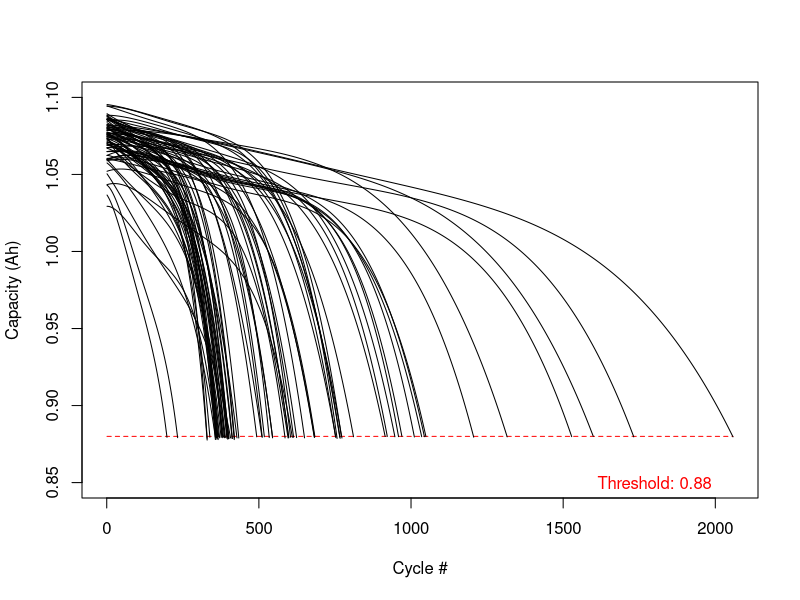
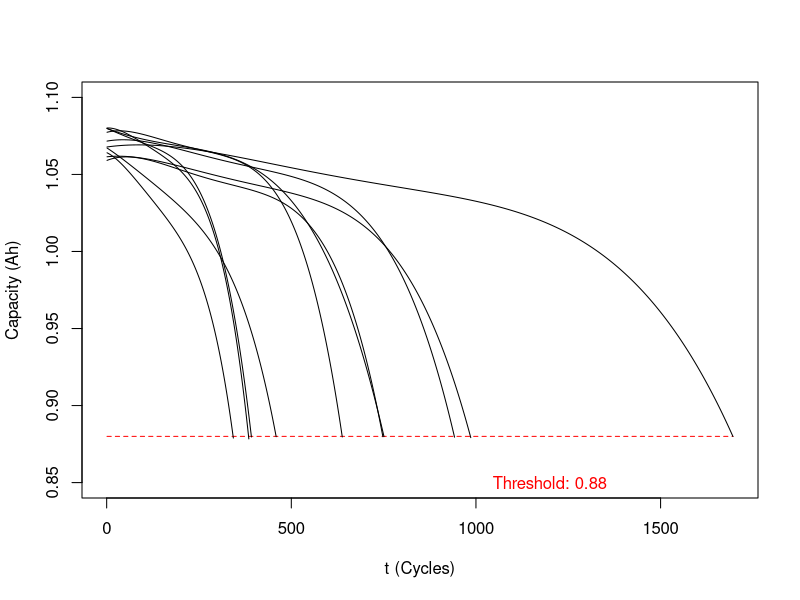

The R source for these figures, in order: (Note: a time limit stopped this script after it produced the figures.)
library("readxl")
library("boot")

#Obtain and plot the data in its most basic form
Data=read.csv("Battery_train.csv")
x=seq(1,2058)
y=rep(0.88,2058)
plot(x,y,type='l',lty=2, col='red',ylim=c(0.85,1.1),xlab='Cycle #', ylab='Capacity (Ah)')
text(1800,0.85,'Threshold: 0.88',col="red")
for (i in seq(2,80)){
  lines(x,Data[[i]])
  
}

#For each battery, calculate the total amount of cycles it has (usefull for calculating RUL)
TotalCycles=c()
for(i in seq(2,80)){
  for(j in seq(1,2059)){
    if(is.na(Data[[i]][j])){
      TotalCycles=append(TotalCycles,j-1)
      break
    }
  }
  
}




#Transforming the data in capacity and RUL, and putting it all in 1 big list, no longer seperated by battery
TransformedData=c()
TransformedData$Capacity=c()
TransformedData$RUL     =c()
for (i in seq(2,80)){
  TransformedData$Capacity=append(TransformedData$Capacity,Data[[i]])
  TransformedData$RUL=append(TransformedData$RUL,append(seq(TotalCycles[i-1],1),rep(0,2058-TotalCycles[i-1])))
}



#Function which takes in an N, performs an nth order regression based on the log of the RUL, then returns the coefficients of the polynomial 
NthRegression=function(n,SM=FALSE){
  my.lm=lm(log(TransformedData$RUL+1) ~ poly(TransformedData$Capacity, n, raw = TRUE))
  sm=summary(my.lm)
  
  PlotData()
  x=seq(from=0.8,to=1.1,by=0.001)
  y=rep(my.lm$coefficients[[1]],length(x))
  for (i in seq(2,n+1)){
    if (is.na(my.lm$coefficients[[i]])==FALSE){
      y=y + my.lm$coefficients[[i]]*x**(i-1)
    }}
  y=exp(y)-1
  
  lines(x,y ,col='red', lwd=2.5)
  
  if (SM==TRUE){
    print(sm)
  }
  return(my.lm$coefficients)
  
  
}

#fileBlaBla=file("output.txt")
#write('',fileBlaBla)

#for (i in seq(1,100)){


#  write(NthRegression(i,FALSE),"output.txt",sep='\n',append=TRUE)
#}








#Test data
Data2=read.csv("Battery_test.csv")
x=seq(1,1696)
y=rep(0.88,1696)
plot(x,y,type='l',lty=2,col='red',ylim=c(0.85,1.1),xlab="t (Cycles)", ylab="Capacity (Ah)")
text(1200,0.85,"Threshold: 0.88", col='red')
for(i in seq(2,11)){
  lines(x,Data2[[i]])
}

#Transforming the test data!
TotalCycles2=c()
for(i in seq(2,11)){
  for(j in seq(1,1697)){
    if(is.na(Data2[[i]][j])){
      TotalCycles2=append(TotalCycles2,j-1)
      break
    }
  }
}


#Some convenient functions to quickly make plots of data

PlotData=function(){
  plot(Data[[2]],seq(2058,1),type='l', xlab='Capacity (Ah)',ylab="RUL (Cycles)",xlim=c(0.86999,1.1))
  for(i in seq(3,80)){
    lines(Data[[i]],append(seq(TotalCycles[i-1],1),rep(0,2058-TotalCycles[i-1])))
  }
}
PlotLogData=function(){
  plot(Data[[2]],log(seq(2058,1)+1),type='l', xlab='Capacity (Ah)',ylab="Log(RUL (Cycles)+1)",xlim=c(0.86999,1.1))
  for(i in seq(3,80)){
    lines(Data[[i]],log(append(seq(TotalCycles[i-1],1),rep(0,2058-TotalCycles[i-1]))+1))
  }
}

PlotData2=function(){
  plot(Data2[[11]],seq(1696,1),type='l', xlab='Capacity (Ah)',ylab="Log(RUL (Cycles)+1)",xlim=c(0.86999,1.1))
  for(i in seq(2,10)){
    lines(Data2[[i]],append(seq(TotalCycles2[i-1],1),rep(0,1696-TotalCycles2[i-1])))
  }
}
PlotLogData2=function(){
  plot(Data2[[11]],log(seq(1696,1)+1),type='l', xlab='Capacity (Ah)',ylab="RUL (Cycles)",xlim=c(0.86999,1.1))
  for(i in seq(2,10)){
    lines(Data2[[i]],log(append(seq(TotalCycles2[i-1],1),rep(0,1696-TotalCycles2[i-1]))+1))
  }
}

#Transforming the test data into RUL and Capacity, and making it into 1 list, no longer seperated by batteries
TransformedData2=c()
TransformedData2$Capacity=c()
TransformedData2$RUL     =c()
for (i in seq(2,11)){
  TransformedData2$Capacity=append(TransformedData2$Capacity,Data2[[i]])
  TransformedData2$RUL=append(TransformedData2$RUL,append(seq(TotalCycles2[i-1],1),rep(0,1696-TotalCycles2[i-1])))
}

#A function which evaluates the polynomial of the nth order regression at point x
NthRegPoly=function(n,x){
  if (is.na(x)){
    return(0)
  }
  my.lm=lm(log(TransformedData$RUL) ~ poly(TransformedData$Capacity, n, raw = TRUE))
  y=my.lm$coefficients[[1]]
  for (i in seq(2,n+1)){
    if (is.na(my.lm$coefficients[[i]])==FALSE){
      y=y + my.lm$coefficients[[i]]*x**(i-1)
    }
  }
  y=exp(y)-1
  return(y)
  
}

my1stDegree.lm=lm(log(TransformedData$RUL+1) ~ poly(TransformedData$Capacity, 1, raw = TRUE))
my2ndDegree.lm=lm(log(TransformedData$RUL+1) ~ poly(TransformedData$Capacity, 2, raw = TRUE))
my3rdDegree.lm=lm(log(TransformedData$RUL+1) ~ poly(TransformedData$Capacity, 3, raw = TRUE))
my4thDegree.lm=lm(log(TransformedData$RUL+1) ~ poly(TransformedData$Capacity, 4, raw = TRUE))
my5thDegree.lm=lm(log(TransformedData$RUL+1) ~ poly(TransformedData$Capacity, 5, raw = TRUE))

#A function which evaluates the polynomial of the nth order regression at point x, but with the regression pre-loaded, for easier computations
Poly = function(my.lm,n,x){
  if (is.na(x)){
    return(0)
  }
  
  y=my.lm$coefficients[[1]]
  for (i in seq(2,n+1)){
    if (is.na(my.lm$coefficients[[i]])==FALSE){
      y=y + my.lm$coefficients[[i]]*x**(i-1)
    }
  }
  y=exp(y)-1
  return(y)
}
#Plots comparing degrees
#x=c()
#y1=c()
#y2=c()
#for (i in seq(1,100)){
#                 x=append(x,i)
#                 y1=append(y1,NthRegression(i)[2])
#                 y2=append(y2,NthRegression(i)[3])
#}
#plot(x,y1)
#plot(x,y2)

#Calculating the MSE for any nth order regression based on the log of RUL
MSEforecast=function(my.lm,n){
  Residuals=c()
  for (i in seq(1,162582)){
    
    Residuals[i] = TransformedData$RUL[i]-Poly(my.lm,n,TransformedData$Capacity[i])
  }
  Residuals=Residuals**2
  return(mean(Residuals))
  
}



#Convenient function to plot the forecast
PlotForecast=function(n){
  my.lm=lm(log(TransformedData$RUL+1) ~ poly(TransformedData$Capacity, n, raw = TRUE))
  sm=summary(my.lm)
  
  
  x=seq(from=0.8,to=1.1,by=0.001)
  y=rep(my.lm$coefficients[[1]],length(x))
  for (i in seq(2,n+1)){
    if (is.na(my.lm$coefficients[[i]])==FALSE){
      y=y + my.lm$coefficients[[i]]*x**(i-1)
    }}
  y=exp(y)-1
  
  lines(x,y ,col='red', lwd=2.5)
}

PlotLogForecast=function(n){
  my.lm=lm(log(TransformedData$RUL+1) ~ poly(TransformedData$Capacity, n, raw = TRUE))
  sm=summary(my.lm)
  
  
  x=seq(from=0.8,to=1.1,by=0.001)
  y=rep(my.lm$coefficients[[1]],length(x))
  for (i in seq(2,n+1)){
    if (is.na(my.lm$coefficients[[i]])==FALSE){
      y=y + my.lm$coefficients[[i]]*x**(i-1)
    }}

  
  lines(x,y ,col='red', lwd=2.5)
}


#Bootstrap 

#Function that takes as input a list of indices, then returns dataset using only the batteries with those indices
Transform = function(idx){
  Indices=sort(idx)
  Transformed=c()
  Transformed$RUL=c()
  Transformed$Capacity=c()
  for (i in seq(1,79)){
    Transformed$Capacity=append(Transformed$Capacity,Data[[idx[i]+1]])
    Transformed$RUL=append(Transformed$RUL,append(seq(TotalCycles[idx[i]],1),rep(0,2058-TotalCycles[idx[i]])))
  }
  return (Transformed)
}

#Returns the coeff of the 1st degree model for any given set of batteries
CoeffIdx= function(idx){
  
  Transformed=Transform(idx)
  my.lm=lm(log(Transformed$RUL+1) ~ poly(Transformed$Capacity, 1, raw = TRUE))
  return(c(my.lm$coefficients[[1]],my.lm$coefficients[[2]])
  )}

#Evaluates the e power, given x coordinate and coefficients
Evaluate= function(x,Coeff){
  if (is.na(x)==FALSE){
    return (exp(sum(Coeff[1],x*Coeff[2]))-1)}
  else{
    return(0)
  }
  
}
#Performs the bootstrap
ListOfIdx=c()
for (i in seq(1,200)){
  ListOfIdx[[i]]=sample(seq(1,79),79,replace=TRUE)
  
}
ListOfCoeff=c()
for (i in seq(1,200)){
  
  ListOfCoeff[[i]]=CoeffIdx(ListOfIdx[[i]])
}

ListOfRUL=c()
for (i in seq(1,200)){
  
  
  ListOfRUL[[i]]=1
  for(j in seq(1,162582)){
    
    
    
    
    
    ListOfRUL[[i]][j]=Evaluate(TransformedData$Capacity[j],ListOfCoeff[[i]])
    
  }
  
}

TransformList=c()
for (i in seq(1,162582)){
  TransformList[[i]]=1
  for (j in seq(1,200)){
    
    TransformList[[i]][j]=Evaluate(TransformedData$Capacity[i],ListOfCoeff[[j]])
  }
  TransformList[[i]]=sort(TransformList[[i]])
  
}
#After sorting the final product, we simply take the empirical 5th and 96th quantiles
LowerQuantile=c()
UpperQuantile=c()
for (i in seq(1,162582)){
  LowerQuantile[i]=TransformList[[i]][10]
  UpperQuantile[i]=TransformList[[i]][191]
}
PlotData2()
lines(TransformedData$Capacity,LowerQuantile,col='blue',type='p',cex=0.2)
lines(TransformedData$Capacity,UpperQuantile,col='blue',type='p',cex=0.2)
PlotForecast(1)


#Use R-'s confint function to determine a confidence interval
CoeffLwr=c(confint(my1stDegree.lm)[1],confint(my1stDegree.lm)[2])
CoeffUpr=c(confint(my1stDegree.lm)[3],confint(my1stDegree.lm)[4])
LwrR=c()
UprR=c()
for (i in seq(1,162582)){
  LwrR[i]=Evaluate(TransformedData$Capacity[i],CoeffLwr)
  UprR[i]=Evaluate(TransformedData$Capacity[i],CoeffUpr)
  if (i%%1000==0){
    print(i)
  }
}
PlotData2()
lines(TransformedData$Capacity,LwrR,col='blue',type='p',cex=0.2)
lines(TransformedData$Capacity,UprR,col='blue',type='p',cex=0.2)
PlotForecast(1)





#Task 4
CostsxD=function(AmountOfTests,MaintenanceTime=356){
  Cr = 3
  Cm = 0.5
  Cp = 1
  
  Battery = sample(seq(2,80),1)
  ListOfCosts=c()
  for (j in seq(1,AmountOfTests)){
    Costs = 0
    k=1
    while(k<=2000){
      i=1
      while (k<=2000){
        
        
        if (Data[[Battery]][i]<=0.88){
          Costs = Costs + Cr + Cm + Cp
          
          Battery = sample(seq(2,80),1)
          k=k+1
          
          break
          
          
          
        }
        if (i%%MaintenanceTime==0){
          Costs = Costs + Cm
          
          
          if (Poly(my1stDegree.lm,1,Data[[Battery]][i])<MaintenanceTime){
            Costs = Costs + Cr
            Battery = sample(seq(2,80),1)
            k=k+1
            
            break
            
          }
          
        }
        i=i+1
        k=k+1
      }
      
    }
    ListOfCosts[j]=Costs
  }
  #print("Mean:")
  #print(mean(ListOfCosts))
  #print("sd:")
  #print(sd(ListOfCosts))
  return(ListOfCosts)
}
lol=CostsxD(100)

#DUURT LANG OM TE RUNNEN MET DE FOR LOOP
for (s in seq(1,20)){
BestT=c()
Means=c()
SampleSize = 100
plot(seq(1,500),seq(10,29.96,1/25),type="n",ylab="Means")
Means[49]=mean(CostsxD(SampleSize,49))
for (i in seq(50,500)){
  Means[i]=mean(CostsxD(SampleSize,i))
  #lines(c(i-1,i),c(Means[i-1],Means[i]),type="l") #voor de leuk :D
  
}
plot(seq(1,500),Means,type='l')
print(which.min(Means))
print("s is")
print(s)
BestT[s]=which.min(Means)
}


VariableCost = function(varTime = 0.8,minRUL = 50 ,AmountOfTests = 1){
  
  #Beginwaarden
  ListOfCosts=c()
  Cr = 3
  Cm = 0.5
  Cp = 1
  
  #pak random eerste batterij
  Battery = sample(seq(2,80),1)
  
  #loop door aantal tests
  for (test_ in seq(1,AmountOfTests)){
    Costs = 0
    k = 1
    
    
    while (k < 2000){
      i = 1
      j = 1
      Maintenance = min(500,max(as.integer(varTime*Poly(my1stDegree.lm,1,Data[[Battery]][i])),minRUL))
      while (k < 2000){
        
        
        
        #Battery dead
        if (Data[[Battery]][i]<=0.88){
          Costs = Costs + Cr + Cm + Cp
          
          Battery = sample(seq(2,80),1)
          k=k+1
          
          break 
        }
        
        
        #Maintenance
        if(j == Maintenance){
          Costs = Costs + Cm
          
          if (Poly(my1stDegree.lm,1,Data[[Battery]][i])<minRUL){
            Costs = Costs + Cr
            Battery = sample(seq(2,80),1)
            k=k+1
            
            break
            
          }
          
          j = 1
          Maintenance = min(500,max(as.integer(varTime*Poly(my1stDegree.lm,1,Data[[Battery]][i])),minRUL))
          
        }
        k = k + 1
        i = i + 1
        j = j + 1
        
      }
    }
    
    ListOfCosts[test_] = Costs
  }
  return(mean(ListOfCosts))
}







# Transformed_Data = c()
# Transformed_Data$Capacity = c()
# Transformed_Data$RUL = c()
# 
# k = 1
# for(i in seq(2,80)){
#   j = 1
#   Transformed_Data$RUL = append(Transformed_Data$RUL, seq(TotalCycles[i-1],1))
#   while(is.na(Data[[i]][j]) == FALSE){
#     print(TRUE)
#     Transformed_Data$Capacity[k] = Data[[i]][j]
#     k = k + 1
#     j = j + 1
#   }
# }
# 
# k = 1
# 
# for(i in seq(2058,1)){
#   
#   for(j in seq(2,80)){
#     
#     if (is.na(Data[[j]][i]) == FALSE){
#       Transformed_Data$RUL[k] = TotalCycles[j-1] - i
#       Transformed_Data$Capacity[k] = Data[[j]][i]
#       k = k + 1
#     }
#   }
# }
# 
# 
# 
# mytest.lm = lm(log(Transformed_Data$RUL+1) ~ poly(Transformed_Data$Capacity, 1, raw = TRUE))
# mytest.lm = lm(Transformed_Data$RUL ~ Transformed_Data$Capacity)
# 
# 
# 
# 
# 
# newx = seq(0.88+0.22/length(Transformed_Data$Capacity),1.1,by=0.22/length(Transformed_Data$Capacity))
# conf_interval = predict(mytest.lm, newdata = data.frame(newx), interval = 'confidence', level = 0.95)
# PlotData()
# lines(newx,conf_interval[,2],col= 'blue')
# lines(newx,exp(conf_interval[,3]),col = 'blue')



x = seq(0.01,1,by=0.01)
y = c()

for (i in seq(0.01,1,by=0.01)){
  y[i*100] = VariableCost(i,50,500)
}
plot(x,y,xlab='lambda',ylab='Mean costs')



Counter=0
for (i in seq(1,162582)){
  
  x=TransformedData$RUL[i]
  if (x != 0){
    if (LowerQuantile[i]>x){
      Counter=Counter+1
    }
    if (UpperQuantile[i]<x){
      Counter=Counter+1
    }
  }
}





#Implementing spline regression, with k = 4


#Partitioning up the data
Partition1=c()
Partition2=c()
Partition3=c()
Partition4=c()
Partition5=c()

for (i in seq(1,162582)){
  x=TransformedData$Capacity[i]
  if (is.na(x)==FALSE){
    if (x >0.85 && x <0.9){
      Partition1$Capacity[i]=x
      Partition1$RUL[i]=TransformedData$RUL[i]
    
    }
    if (x >=0.9 && x <0.95){
      Partition2$Capacity[i]=x
      Partition2$RUL[i]=TransformedData$RUL[i]
      
    }
    if (x >=0.95 && x <1){
      Partition3$Capacity[i]=x
      Partition3$RUL[i]=TransformedData$RUL[i]
      
    }
    if (x >=1 && x <1.05){
      Partition4$Capacity[i]=x
      Partition4$RUL[i]=TransformedData$RUL[i]
      
    }
    if (x >=1.05 && x <1.1){
      Partition5$Capacity[i]=x
      Partition5$RUL[i]=TransformedData$RUL[i]
      
    }
  }
}

#Making 5 models based on the log of the RUL
my.lm1=lm(log(Partition1$RUL+1) ~ poly(Partition1$Capacity, 1, raw = TRUE))
my.lm2=lm(log(Partition2$RUL+1) ~ poly(Partition2$Capacity, 1, raw = TRUE))
my.lm3=lm(log(Partition3$RUL+1) ~ poly(Partition3$Capacity, 1, raw = TRUE))
my.lm4=lm(log(Partition4$RUL+1) ~ poly(Partition4$Capacity, 1, raw = TRUE))
my.lm5=lm(log(Partition5$RUL+1) ~ poly(Partition5$Capacity, 1, raw = TRUE))
Coeff1=c(my.lm1$coefficients[[1]],my.lm1$coefficients[[2]])
Coeff2=c(my.lm2$coefficients[[1]],my.lm2$coefficients[[2]])
Coeff3=c(my.lm3$coefficients[[1]],my.lm3$coefficients[[2]])
Coeff4=c(my.lm4$coefficients[[1]],my.lm4$coefficients[[2]])
Coeff5=c(my.lm5$coefficients[[1]],my.lm5$coefficients[[2]])


SplineLine=function(my.lm,start,end){
  
  
  x=seq(from=start,to=end,by=0.001)
  y=rep(my.lm$coefficients[[1]],length(x))
  if (is.na(my.lm$coefficients[[2]])==FALSE){
      y=y + my.lm$coefficients[[2]]*x**(1)
  }
  lines(x,y ,col='red', lwd=4)

  
}
PlotLogData()
SplineLine(my.lm1,0.85,0.9)
SplineLine(my.lm2,0.9,0.95)
SplineLine(my.lm3,0.95,1)
SplineLine(my.lm4,1,1.05)
SplineLine(my.lm5,1.05,1.1)
PlotLogForecast(1)
SplinePoly=function(x,k){
  if (is.na(x)==TRUE){
    return(0)
  }
  h=paste("Partition",as.character(k),sep='')
  j=paste("my.lm",as.character(k),sep='')
  Partition = get(h)
  my.lm=get(j)

  return(exp(my.lm$coefficients[[1]]+x*my.lm$coefficients[[2]])-1)
}
MSESplineFit=function(k){
  h=paste("Partition",as.character(k),sep='')
  j=paste("my.lm",as.character(k),sep='')
  Partition = get(h)
  my.lm=get(j)
  Residuals=c()
  for (i in seq(1,162582)){
    x=Partition$Capacity[i]
    if (is.na(x)==FALSE){
      Residuals[i] = Partition$RUL[i]-SplinePoly(x,k)

    
    }
    else{
      Residuals[i] = 0
    }
     
    
  }
  Residuals=Residuals**2
  return(Residuals)
  
}
SquareResidualsFit=MSESplineFit(1)+MSESplineFit(2)+MSESplineFit(3)+MSESplineFit(4)+MSESplineFit(5)
mean(SquareResidualsFit)


MSESplinePredict=function(k){
  #Need to redo partition of x-axis for the test data
  Partition1=c()
  Partition2=c()
  Partition3=c()
  Partition4=c()
  Partition5=c()
  
  for (i in seq(1,162582)){
    x=TransformedData2$Capacity[i]
    if (is.na(x)==FALSE){
      if (x >0.85 && x <0.9){
        Partition1$Capacity[i]=x
        Partition1$RUL[i]=TransformedData2$RUL[i]
        
      }
      if (x >=0.9 && x <0.95){
        Partition2$Capacity[i]=x
        Partition2$RUL[i]=TransformedData2$RUL[i]
        
      }
      if (x >=0.95 && x <1){
        Partition3$Capacity[i]=x
        Partition3$RUL[i]=TransformedData2$RUL[i]
        
      }
      if (x >=1 && x <1.05){
        Partition4$Capacity[i]=x
        Partition4$RUL[i]=TransformedData2$RUL[i]
        
      }
      if (x >=1.05 && x <1.1){
        Partition5$Capacity[i]=x
        Partition5$RUL[i]=TransformedData2$RUL[i]
        
      }
    }
  }
  h=paste("Partition",as.character(k),sep='')
  j=paste("my.lm",as.character(k),sep='')
  Partition = get(h)
  my.lm=get(j)
  Residuals=c()
  for (i in seq(1,33920)){
    x=Partition$Capacity[i]
    if (is.na(x)==FALSE){
      Residuals[i] = Partition$RUL[i]-SplinePoly(x,k)
      
      
    }
    else{
      Residuals[i] = 0
    }}
  Residuals=Residuals**2
  return(Residuals)}

SquareResidualsPredict=MSESplinePredict(1)+MSESplinePredict(2)+MSESplinePredict(3)+MSESplinePredict(4)+MSESplinePredict(5)
mean(SquareResidualsPredict)


#Now to construct a confidence interval we will use the method by R
CoeffLwr1=c(confint(my.lm1)[1],confint(my.lm1)[2])
CoeffUpr1=c(confint(my.lm1)[3],confint(my.lm1)[4])
CoeffLwr2=c(confint(my.lm2)[1],confint(my.lm2)[2])
CoeffUpr2=c(confint(my.lm2)[3],confint(my.lm2)[4])
CoeffLwr3=c(confint(my.lm3)[1],confint(my.lm3)[2])
CoeffUpr3=c(confint(my.lm3)[3],confint(my.lm3)[4])
CoeffLwr4=c(confint(my.lm4)[1],confint(my.lm4)[2])
CoeffUpr4=c(confint(my.lm4)[3],confint(my.lm4)[4])
CoeffLwr5=c(confint(my.lm5)[1],confint(my.lm5)[2])
CoeffUpr5=c(confint(my.lm5)[3],confint(my.lm5)[4])

CoeffLine=function(Coeff,start,end){
  x=seq(from=start,to=end,by=0.001)
  y=rep(Coeff[1],length(x))
  
  y=y + Coeff[2]*x
  lines(x,y,col='blue')

  
}
PlotLogData()
SplineLine(my.lm1,0.85,0.9)
SplineLine(my.lm2,0.9,0.95)
SplineLine(my.lm3,0.95,1)
SplineLine(my.lm4,1,1.05)
SplineLine(my.lm5,1.05,1.1)
CoeffLine(CoeffUpr1,0.85,0.9)
CoeffLine(CoeffLwr1,0.85,0.9)
CoeffLine(CoeffUpr2,0.9,0.95)
CoeffLine(CoeffLwr2,0.9,0.95)
CoeffLine(CoeffUpr3,0.95,1.0)
CoeffLine(CoeffLwr3,0.95,1.0)
CoeffLine(CoeffUpr4,1.0,1.05)
CoeffLine(CoeffLwr4,1.0,1.05)
CoeffLine(CoeffUpr5,1.05,1.1)
CoeffLine(CoeffLwr5,1.05,1.1)
